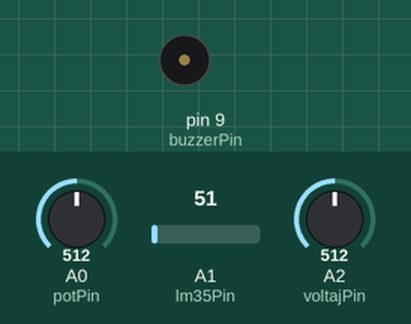
Simulated run of this sketch. Board: Arduino Uno, built with avr-gcc and run on an emulated ATmega328P. Parts: buzzer (waves = sounding). The test bench sets the inputs (shaded band); at power-on: A1 (lm35Pin) = 51, A0 (potPin) = 512, A2 (voltajPin) = 512. What the sketch prints to the serial monitor is not drawn.

Above: at 2.0 s.
2.1 s: A1 (lm35Pin) set to 54
At 3.0 s:
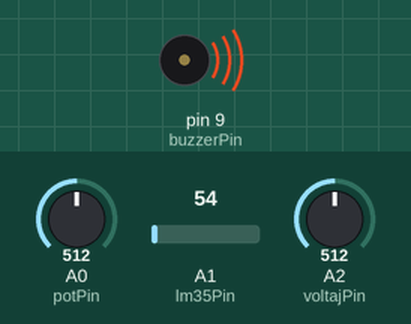
3.8 s: A0 (potPin) set to 495
6.8 s: A2 (voltajPin) set to 213
9.8 s: A2 (voltajPin) set to 196
12.8 s: A1 (lm35Pin) set to 30
At 14.2 s:
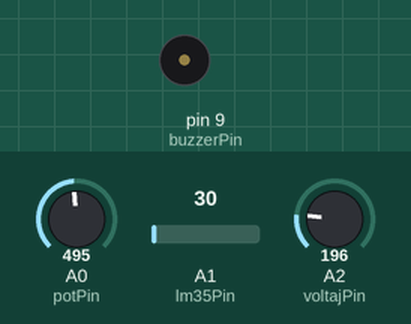
Timing chart, 0 to 15.8 s (numbered marks = the images above; inputs shaded):
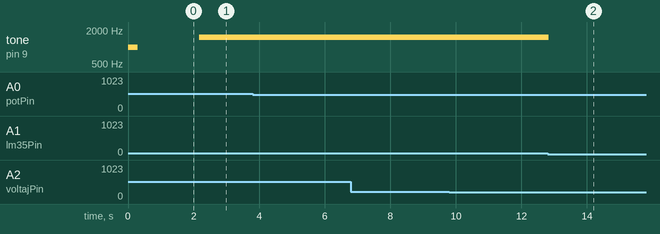

The sketch:

Ayyildiz_Telemetry_System.ino
```cpp
// --- PIN TANIMLAMALARI ---
const int buzzerPin = 9;
const int potPin = A0;
const int lm35Pin = A1;
const int voltajPin = A2;

unsigned long eskiZaman = 0;
float sanalBatarya = 100.0;
String sonMesaj = "ILK_ACILIS";
int eskiHiz = -1; // İbre kontrolü için eski hız değişkeni

void setup() {
  Serial.begin(9600);
  pinMode(buzzerPin, OUTPUT);

  tone(buzzerPin, 1000);
  delay(300);
  noTone(buzzerPin);

  // Başlangıç değerlerini gönder
  int ilkHiz = map(analogRead(potPin), 0, 1023, 0, 120);
  sendToNextion("h0.val", ilkHiz);
  hataMesajiGonder("SISTEM HAZIR");
  delay(500);
}

void loop() {
  // --- 1. VERİ OKUMA ---
  int hiz = map(analogRead(potPin), 0, 1023, 0, 120);
  int okunanTemp = analogRead(lm35Pin);
  float mv = okunanTemp * (5000.0 / 1024.0);
  int sicaklik = mv / 10.0;
  int gerilimGonder = map(analogRead(voltajPin), 0, 1023, 0, 500);

  if (hiz > 0) sanalBatarya -= (hiz / 1500.0);
  if (sanalBatarya < 0) sanalBatarya = 0;
  int bataryaYuzde = (int)sanalBatarya;

  // --- 2. İBRE ÇİZİMİ VE HIZ GÜNCELLEME (Değişim Kontrolü) ---
  // Hız 2 birimden fazla değiştiyse çizim yap
  if (abs(hiz - eskiHiz) >= 2) {

    // Önce ekranı temizle (Eski çizgileri siler)
    Serial.print("ref page0");
    terminateNextion();

    // Hız değerini gönder (h0 veya n0 için)
    sendToNextion("h0.val", hiz);

    // --- İBRE ÇİZİM KOMUTU (Örnek) ---
    // Eğer line komutu kullanıyorsan buraya ekleyebilirsin.
    // Örn: Serial.print("line 240,150,x2,y2,RED");
    // terminateNextion();

    eskiHiz = hiz; // Yeni hızı kaydet
  }

  // --- 3. DİĞER VERİLERİ GÜNCELLEME ---
  sendToNextion("n1.val", sicaklik);
  sendToNextion("n2.val", gerilimGonder);
  sendToNextion("j0.val", bataryaYuzde);

  int tBar = map(sicaklik, 0, 150, 0, 100);
  sendToNextion("j1.val", constrain(tBar, 0, 100));

  Serial.print("t1.txt=\"%"); Serial.print(bataryaYuzde); Serial.print("\"");
  terminateNextion();

  // --- 4. HATA VE KRİTİK DURUM MANTIĞI ---
  String suankiDurum = "";
  if (hiz > 70) suankiDurum += "HIZ ";
  if (sicaklik > 24) suankiDurum += "ISI ";
  if (gerilimGonder > 450) suankiDurum += "VOLT ";
  if (bataryaYuzde < 50) suankiDurum += "BATARYA ";

  if (suankiDurum != sonMesaj) {
    if (suankiDurum == "") {
      noTone(buzzerPin);
      hataMesajiGonder("SISTEM NORMAL");
    } else {
      tone(buzzerPin, 1500);
      hataMesajiGonder("KRITIK: " + suankiDurum);
    }
    sonMesaj = suankiDurum;
  }

  delay(100); // 150ms yerine 100ms yaparak biraz daha akıcılık kazandırabilirsin
}

// Yardımcı Fonksiyonlar
void sendToNextion(String obj, int val) {
  Serial.print(obj + "=");
  Serial.print(val);
  terminateNextion();
}

void terminateNextion() {
  Serial.write(0xff); Serial.write(0xff); Serial.write(0xff);
}

void hataMesajiGonder(String mesaj) {
  Serial.print("t0.txt=\"");
  Serial.print(mesaj);
  Serial.print("\"");
  terminateNextion();
}
```

Measured:
- the behaviour switches between 51 and 52 on A1 (lm35Pin) (found by bisection; images 0 and 1)
- after the input at 2.1 s, tone on pin 9 (buzzerPin): silent → 1500 Hz after 0.08 s
- after the input at 3.8 s, every drawn part: stays the same
- after the input at 6.8 s, every drawn part: stays the same
- after the input at 9.8 s, every drawn part: stays the same
- after the input at 12.8 s, tone on pin 9 (buzzerPin): 1500 Hz → silent at once
